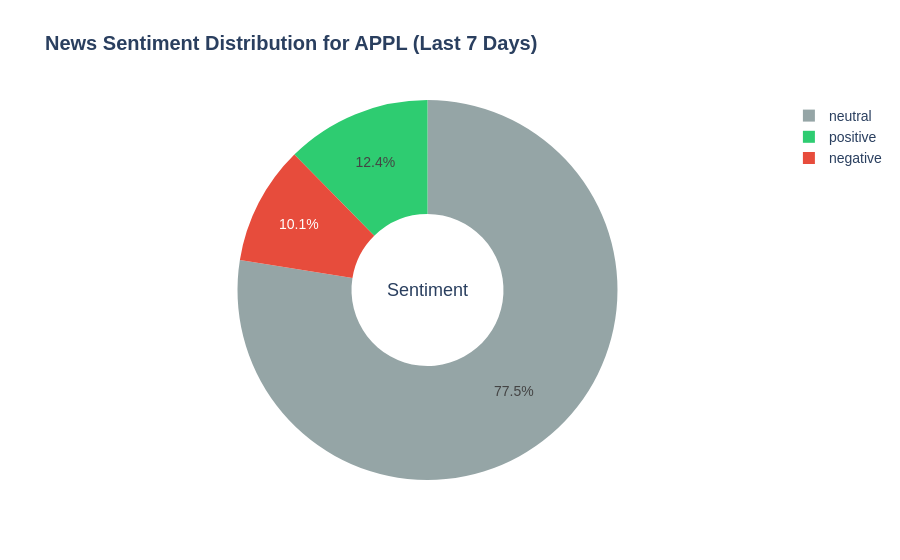

The cell this chart's notebook holds for it:
### Markdown cell above
## IV. Visualisation du Sentiment

### Code cell
def plot_sentiment_distribution(df: pd.DataFrame, ticker: str):
    """
    Creates a beautiful, interactive pie chart of the sentiment distribution using Plotly.
    
    Args:
        df (pd.DataFrame): The dataframe containing the 'Sentiment_Label' column.
        ticker (str): The stock ticker to display in the title.
    """
    if 'Sentiment_Label' not in df.columns:
        print("Error: 'Sentiment_Label' column not found. Run FinBERT first.")
        return
        
    # Count the occurrences of each sentiment
    sentiment_counts = df['Sentiment_Label'].value_counts().reset_index()
    sentiment_counts.columns = ['Sentiment', 'Count']
    
    # Define a custom color palette for finance (Green=Positive, Red=Negative, Grey=Neutral)
    color_map = {
        'positive': '#2ECC71',  # Emerald Green
        'negative': '#E74C3C',  # Alizarin Red
        'neutral': '#95A5A6'    # Concrete Grey
    }
    
    # Create an interactive pie chart
    fig = px.pie(
        sentiment_counts, 
        names='Sentiment', 
        values='Count',
        title=f"<b>News Sentiment Distribution for {ticker} (Last 7 Days)</b>",
        color='Sentiment',
        color_discrete_map=color_map,
        hole=0.4 # Turns the pie chart into an elegant donut chart
    )
    
    # Upgrade the visual layout for a professional dashboard look
    fig.update_layout(
        title_font_size=20,
        font=dict(family="Arial, sans-serif", size=14),
        annotations=[dict(text='Sentiment', x=0.5, y=0.5, font_size=18, showarrow=False)]
    )
    
    # Display the interactive chart
    fig.show()

# --- Display the visual ---
plot_sentiment_distribution(df_news_with_sentiment, ticker="APPL")

### Figure 1 — Plotly figure (JSON) as saved in the notebook; plotly's stock layout.template omitted (floating-point values rounded to 4 significant figures)
{"data": [{"customdata": [["neutral"], ["positive"], ["negative"]], "domain": {"x": [0, 1], "y": [0, 1]}, "hole": 0.4, "hovertemplate": "Sentiment=%{customdata[0]}<br>Count=%{value}<extra></extra>", "labels": ["neutral", "positive", "negative"], "legendgroup": "", "marker": {"colors": ["#95A5A6", "#2ECC71", "#E74C3C"]}, "name": "", "showlegend": true, "type": "pie", "values": [69, 11, 9]}], "layout": {"annotations": [{"font": {"size": 18}, "showarrow": false, "text": "Sentiment", "x": 0.5, "y": 0.5}], "font": {"family": "Arial, sans-serif", "size": 14}, "legend": {"tracegroupgap": 0}, "title": {"font": {"size": 20}, "text": "<b>News Sentiment Distribution for APPL (Last 7 Days)</b>"}}}
